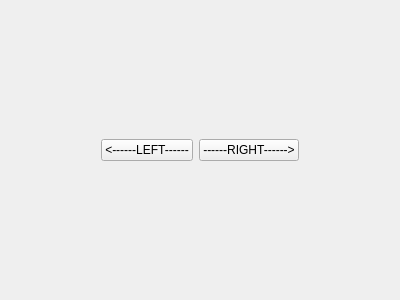
<?xml version="1.0" encoding="UTF-8"?>
<ui version="4.0">
 <class>TMSIManualAnnotationWidget</class>
 <widget class="QWidget" name="TMSIManualAnnotationWidget">
  <property name="geometry">
   <rect>
    <x>0</x>
    <y>0</y>
    <width>400</width>
    <height>300</height>
   </rect>
  </property>
  <property name="windowTitle">
   <string>Keyboard trigger</string>
  </property>
  <layout class="QHBoxLayout" name="horizontalLayout">
   <item>
    <spacer name="horizontalSpacer">
     <property name="orientation">
      <enum>Qt::Horizontal</enum>
     </property>
     <property name="sizeHint" stdset="0">
      <size>
       <width>40</width>
       <height>20</height>
      </size>
     </property>
    </spacer>
   </item>
   <item>
    <widget class="QPushButton" name="m_pushButton_Left">
     <property name="focusPolicy">
      <enum>Qt::NoFocus</enum>
     </property>
     <property name="text">
      <string>&lt;------LEFT------</string>
     </property>
    </widget>
   </item>
   <item>
    <widget class="QPushButton" name="m_pushButton_Right">
     <property name="focusPolicy">
      <enum>Qt::NoFocus</enum>
     </property>
     <property name="text">
      <string>------RIGHT------&gt;</string>
     </property>
    </widget>
   </item>
   <item>
    <spacer name="horizontalSpacer_2">
     <property name="orientation">
      <enum>Qt::Horizontal</enum>
     </property>
     <property name="sizeHint" stdset="0">
      <size>
       <width>40</width>
       <height>20</height>
      </size>
     </property>
    </spacer>
   </item>
  </layout>
 </widget>
 <resources/>
 <connections/>
</ui>
